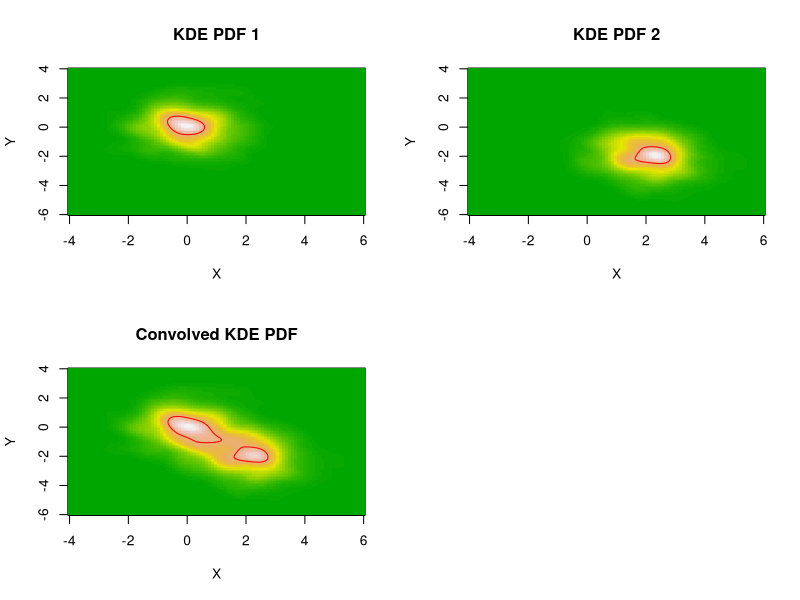

R code for this plot:
# Load necessary library
library(ks)

# Generate sample data
set.seed(123)
n <- 500
data1 <- cbind(rnorm(n, mean = 0, sd = 1), rnorm(n, mean = 0, sd = 1))
data2 <- cbind(rnorm(n, mean = 2, sd = 1), rnorm(n, mean = -2, sd = 1))

# Compute KDEs using a common grid
H1 <- Hpi(data1)
H2 <- Hpi(data2)

# Define a common grid range
xmin <- c(-4, -6)
xmax <- c(6, 4)
gridsize <- c(100, 100) # Ensures both KDEs use the same resolution

# Compute KDEs
kde1 <- kde(data1, H = H1, xmin = xmin, xmax = xmax, gridsize = gridsize)
kde2 <- kde(data2, H = H2, xmin = xmin, xmax = xmax, gridsize = gridsize)

# Convolve the two KDEs by summing their density estimates
convolved_density <- kde1$estimate + kde2$estimate

# Extract the grid points
x_grid <- kde1$eval.points[[1]]
y_grid <- kde1$eval.points[[2]]

# Find the contour level at 50% of the maximum density
max_density1 <- max(kde1$estimate)
contour_level_50_1 <- max_density1 * 0.75

max_density2 <- max(kde2$estimate)
contour_level_50_2 <- max_density2 * 0.75

max_density_convolved <- max(convolved_density)
contour_level_50_convolved <- max_density_convolved * 0.75

# Plot PDFs
par(mfrow = c(2, 2)) # Arrange plots in a 2x2 grid

# Plot first KDE PDF
image(x_grid, y_grid, kde1$estimate,
    col = terrain.colors(50), main = "KDE PDF 1", xlab = "X", ylab = "Y"
)
contour(x_grid, y_grid, kde1$estimate, levels = contour_level_50_1, add = TRUE, col = "red", drawlabels = FALSE)

# Plot second KDE PDF
image(x_grid, y_grid, kde2$estimate,
    col = terrain.colors(50), main = "KDE PDF 2", xlab = "X", ylab = "Y"
)
contour(x_grid, y_grid, kde2$estimate, levels = contour_level_50_2, add = TRUE, col = "red", drawlabels = FALSE)

# Plot convolved KDE PDF
image(x_grid, y_grid, convolved_density,
    col = terrain.colors(50), main = "Convolved KDE PDF", xlab = "X", ylab = "Y"
)
contour(x_grid, y_grid, convolved_density, levels = contour_level_50_convolved, add = TRUE, col = "red", drawlabels = FALSE)

# Reset plotting layout
par(mfrow = c(1, 1))
